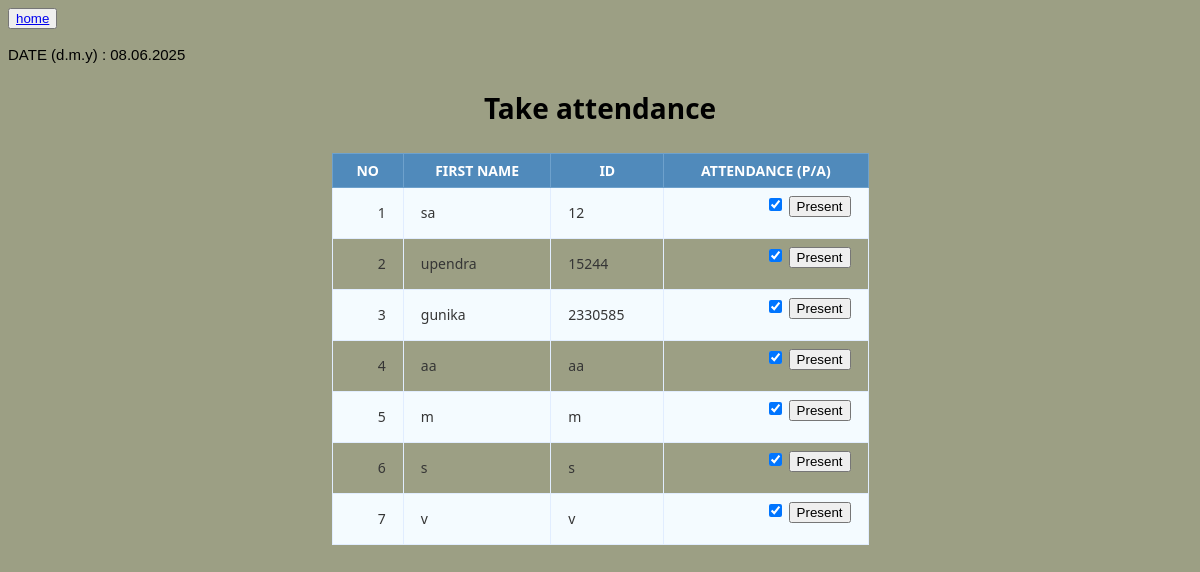
The page /takeattendancechemistry.php on the database its author committed.
### tables this page shows
CREATE TABLE `student` (
  `firstname` varchar(100) NOT NULL,
  `lastname` varchar(100) NOT NULL,
  `email` varchar(100) NOT NULL,
  `id` varchar(100) NOT NULL,
  `password` varchar(100) NOT NULL,
  `gender` varchar(100) NOT NULL
);

### takeattendancechemistry.php (the view, shortened to what this page needs)
<?php
 $mysqli = new mysqli("localhost","root","","project2");
 $query = $mysqli->query("select * from student ");
?>
<html>
<head>
</head>
<body>
<button><a href="teacher.php">home</a></button><br><br>
DATE (d.m.y) : <?php echo date('d.m.Y'); ?>
	<table class="data-table">
		<caption class="title"><h1>Take attendance</h1></caption>
		<thead>
			<tr>
				<th>NO</th>
				<th>FIRST NAME </th>
				<th>ID</th>
				<th>ATTENDance (p/a)</th>
			</tr>
		</thead>
		<tbody>
		<?php
		$no = 1;
		while ($row = mysqli_fetch_array($query))
		{
			echo '<tr>
					<td>'.$no.'</td>
					<td>'.$row['firstname'].'</td>
					<td>'.$row['id'].'</td>
					<td>'.'<form action="chemistryattendance.php" method="post"><input type="hidden" name="attend" value="absent" >
					<input type="checkbox" name="attend" value="present" checked="checked"><input type="hidden" value ='.$row['id'].' name="id">
					<input type="submit" value="Present"></form>'.'</td>
					</tr>';
			$no++;
		}
		?>
		</tbody>
	</table>
</body>
</html>

### takeattendancechemistry.php (style rules this page uses)
body { font-size: 15px; background-color: #9c9f84; font-family: "segoe-ui", "open-sans", tahoma, arial; }
table { margin: auto; font-family: "Lucida Sans Unicode", "Lucida Grande", "Segoe Ui"; font-size: 12px; }
table td { transition: all .5s; }
.data-table { border-collapse: collapse; font-size: 14px; min-width: 537px; }
.data-table th, .data-table td { border: 1px solid #e1edff; padding: 7px 17px; }
.data-table caption { margin: 7px; }
.data-table thead th { background-color: #508abb; color: #FFFFFF; border-color: #6ea1cc !important; text-transform: uppercase; }
.data-table tbody td { color: #353535; }
.data-table tbody td:first-child, .data-table tbody td:nth-child(4), .data-table tbody td:last-child { text-align: right; }
.data-table tbody tr:nth-child(odd) td { background-color: #f4fbff; }

### rows shown on the page
student: firstname "sa", id "12"
student: firstname "upendra", id "15244"
student: firstname "gunika", id "2330585"
student: firstname "aa", id "aa"
student: firstname "m", id "m"
student: firstname "s", id "s"
student: firstname "v", id "v"
